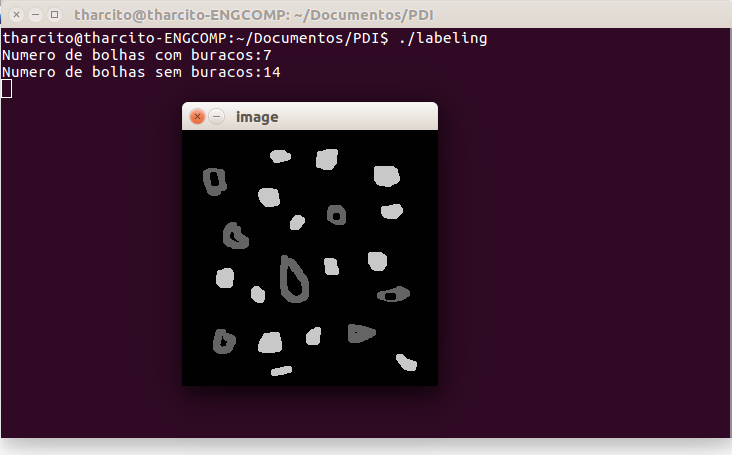
//> input picture imgs/bolhas.png, 732 x 455 px
$ ./labeling   (built with g++ and OpenCV 4)
//> lines starting //> are read from the running program, lines starting //| are printed output that depends on the picture
#include <iostream>
#include <opencv2/opencv.hpp>
using namespace cv;
using namespace std;
int main(int argc, char** argv) {
	Mat image;
	int width, height;
	int buraco, semburaco;
	CvPoint p;
	image = imread("bolhas.png", CV_LOAD_IMAGE_GRAYSCALE);
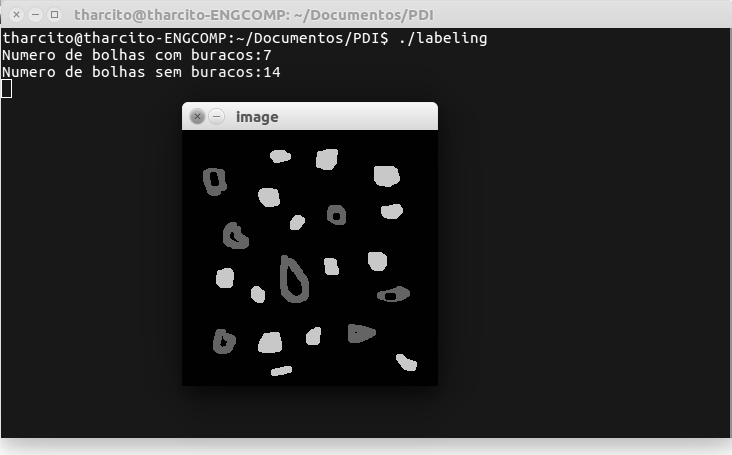
//> image: 455 rows x 732 cols, CV_8UC1; min 0, max 255, mean 48.1
	if (!image.data) {
		cout << "Erro ao carregar imagem, pfvr, verificar.\n";
	}
	width = image.size().width;
//> width = 732
	height = image.size().height;
//> height = 455

	//Aplicando o floodfill para retirar as bordas
	p.x = 0;
	p.y = 0;
	for (int i = 0; i<height; i++) {
		for (int j = 0; j<width; j++) {
			if (i == 0 || i == 255 || j == 0 || j == 255) {
				if (image.at<uchar>(i, j) != 0) {
					p.x = j;
					p.y = i;
					floodFill(image, p, 0);
				}
			}
		}
	}
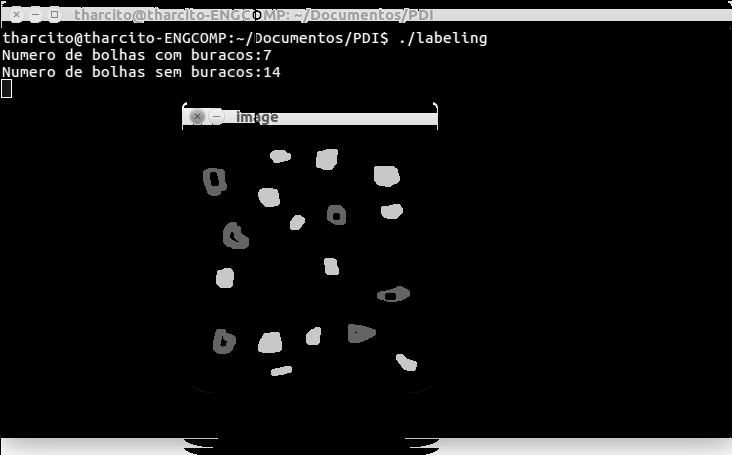
//> image: 455 rows x 732 cols, CV_8UC1; min 0, max 255, mean 18.6
	p.x = 0;
//> p = Point(0, 454)
	p.y = 0;
//> p = Point(0, 0)
	floodFill(image, p, 1);
	buraco = 0;
	for (int i = 0; i<height; i++) {
		for (int j = 0; j<width; j++) {
			if (image.at<uchar>(i, j) == 0) {
				if (image.at<uchar>(i, j - 1) == 255) {
					buraco++;
					p.y = i;
					p.x = j - 1;
					floodFill(image, p, 100);
				}
			}
		}
	}
//> after the loop, buraco = 0
	semburaco = 0;
	for (int i = 0; i<height; i++) {
		for (int j = 0; j<width; j++) {
			if (image.at<uchar>(i, j) == 255) {
				semburaco++;
				p.x = j;
				p.y = i;
				floodFill(image, p, 200);
			}
		}
	}
//> this loop made 455 passes
//> semburaco on passes 1 to 3: 0, 0, 0
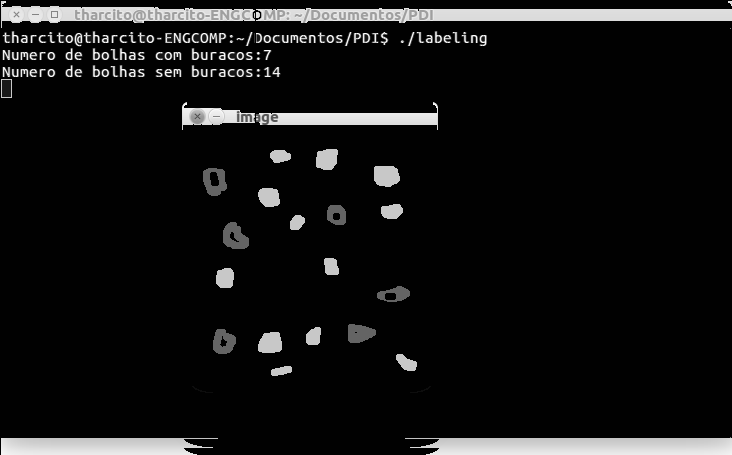
//> image: 455 rows x 732 cols, CV_8UC1; min 0, max 254, mean 19.5
//> after the loop, semburaco = 124
	cout << "Numero de bolhas com buracos:" << buraco << endl;
//| Numero de bolhas com buracos:0
	cout << "Numero de bolhas sem buracos:" << semburaco << endl;
//| Numero de bolhas sem buracos:124
	imshow("image", image);
	imwrite("labeling.png", image);
	waitKey();
	return 0;
}

$ run again, with imgs/TrocadeRgioes-codigo.png copied over imgs/bolhas.png
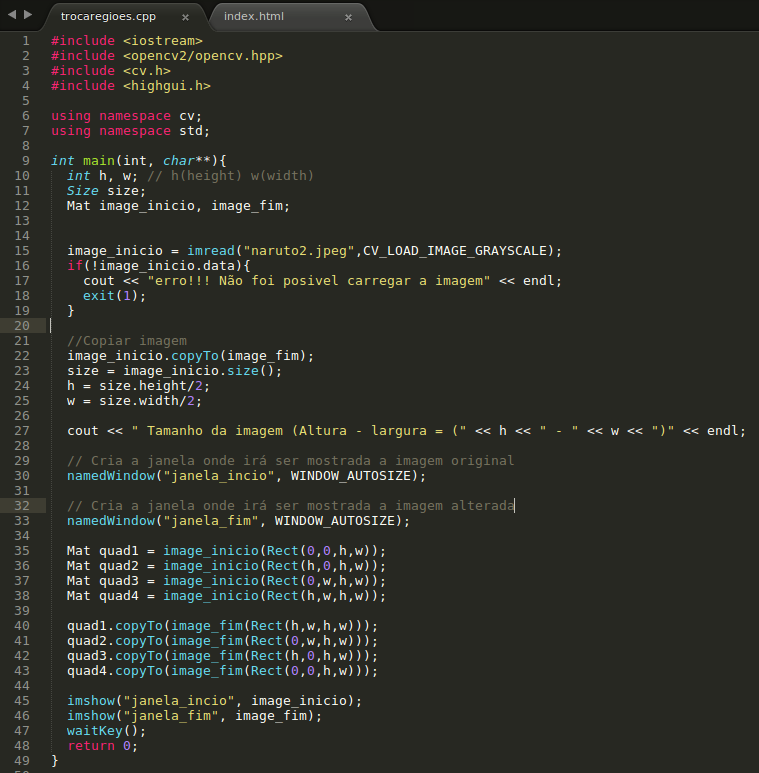
//> input picture imgs/TrocadeRgioes-codigo.png, 759 x 773 px
//> `image = imread("bolhas.png", CV_LOAD_IMAGE_GRAYSCALE);`:
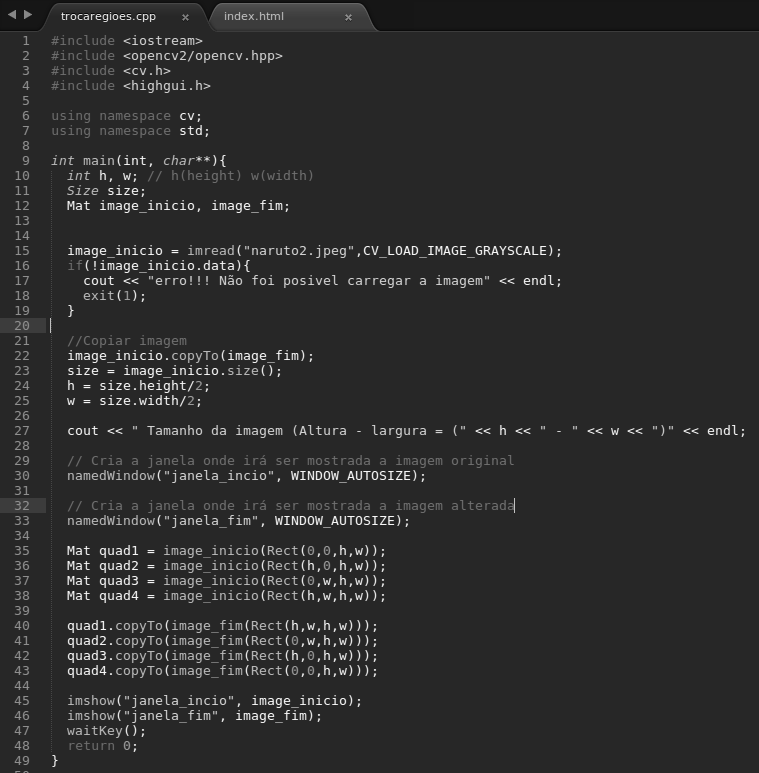
//> image: 773 rows x 759 cols, CV_8UC1; min 3, max 247, mean 44.7
//> after the loop `for (int i = 0; i<height; i++)`:
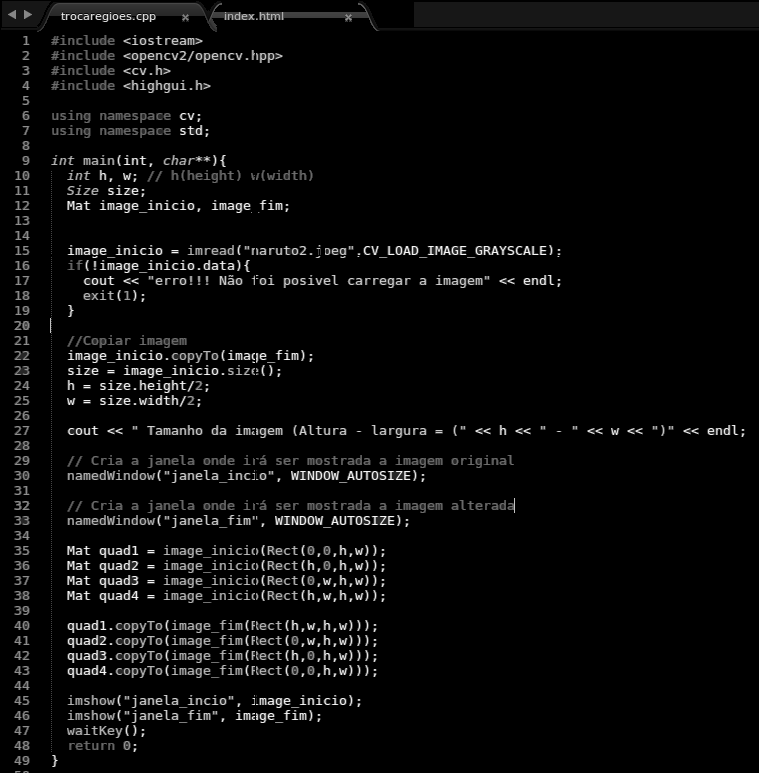
//> image: 773 rows x 759 cols, CV_8UC1; min 0, max 247, mean 9.8
//> `p.x = 0;`: p = Point(0, 719)
//> `p.y = 0;`: p = Point(0, 0)
//> after the loop `for (int i = 0; i<height; i++)`: buraco = 0
//| Numero de bolhas com buracos:0
//| Numero de bolhas sem buracos:0
